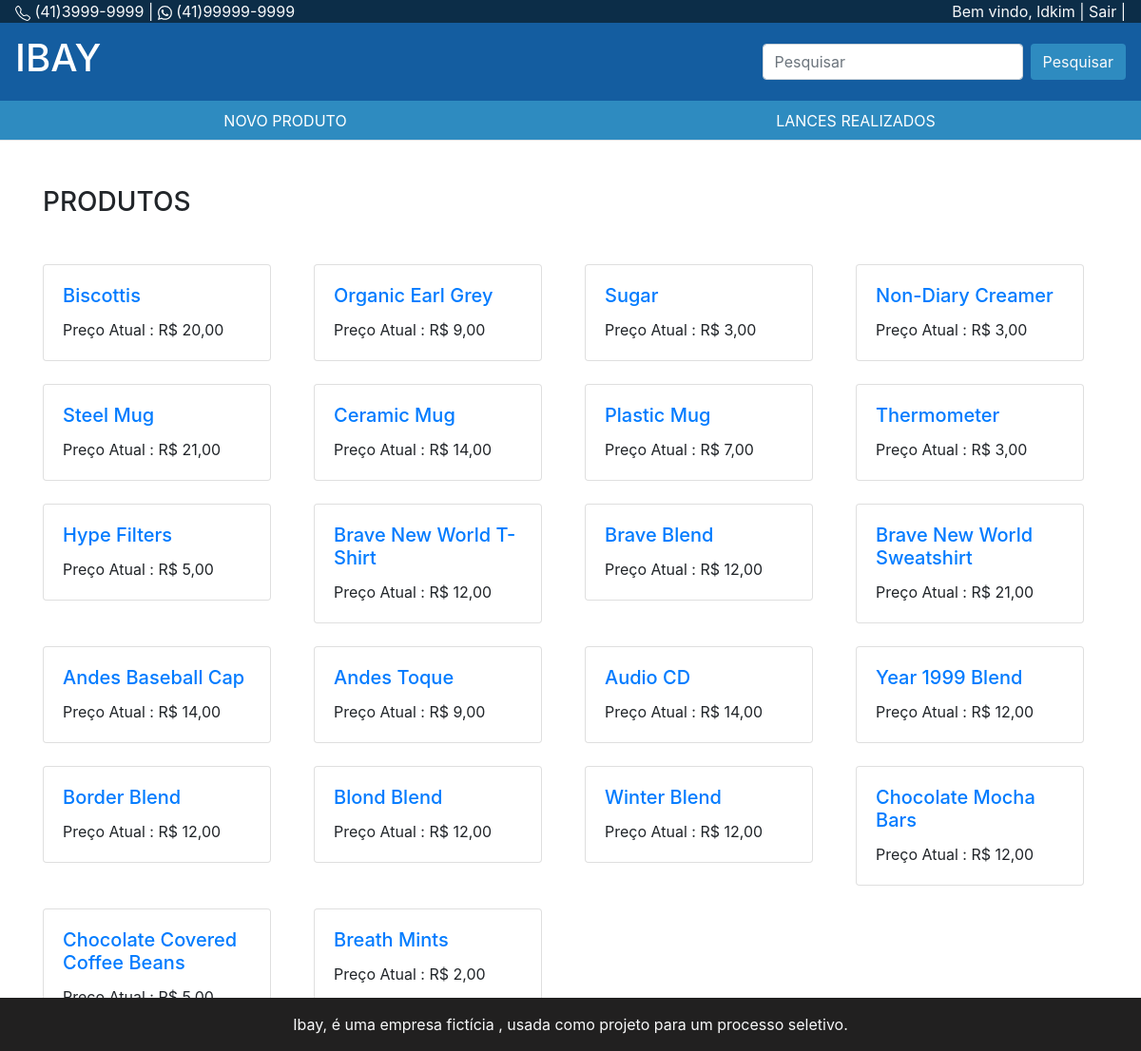
The app's page /public/pages/listagem.php (signed in) with its own data.
### tables this page shows
CREATE TABLE `clientes` (
  `clienteID` int(8) NOT NULL AUTO_INCREMENT,
  `nomecompleto` varchar(50) DEFAULT NULL,
  `endereco` varchar(50) DEFAULT NULL,
  `complemento` varchar(30) DEFAULT NULL,
  `numero` varchar(15) DEFAULT NULL,
  `cidade` varchar(50) DEFAULT NULL,
  `estadoID` tinyint(3) DEFAULT NULL,
  `cep` varchar(10) DEFAULT NULL,
  `ddd` varchar(3) DEFAULT NULL,
  `telefone` varchar(10) DEFAULT NULL,
  `email` varchar(50) DEFAULT NULL,
  `usuario` varchar(10) DEFAULT NULL,
  `senha` varchar(10) DEFAULT NULL,
  `nivel` varchar(10) DEFAULT NULL,
  PRIMARY KEY (`clienteID`)
);

CREATE TABLE `produtos` (
  `produtoID` int(11) NOT NULL AUTO_INCREMENT,
  `nomeproduto` varchar(50) DEFAULT NULL,
  `descricao` longtext,
  `codigobarra` varchar(15) DEFAULT NULL,
  `tempoentrega` tinyint(3) DEFAULT NULL,
  `precorevenda` decimal(10,2) DEFAULT NULL,
  `precounitario` decimal(10,2) DEFAULT NULL,
  `estoque` mediumint(4) DEFAULT NULL,
  `imagemgrande` varchar(100) DEFAULT NULL,
  `imagempequena` varchar(100) DEFAULT NULL,
  `descontinuado` tinyint(1) DEFAULT '0',
  `fornecedorID` tinyint(3) DEFAULT NULL,
  `categoriaID` tinyint(3) DEFAULT NULL,
  PRIMARY KEY (`produtoID`)
);

### public/_incluir/funcoes.php (called while the page is built)
<?php
    function real_format($valor) {
        $valor  = number_format($valor,2,",",".");
        return "R$ " . $valor;
    }
?>

### public/pages/listagem.php (the view, shortened to what this page needs)
<?php require_once("../../conexao/conexao.php"); ?>
<?php
    $produtos = "SELECT produtoID, nomeproduto, precounitario ";
    $produtos .= "FROM produtos ";
    $resultado = mysqli_query($conecta, $produtos);
?>
<!doctype html>
<html>
    <head>
        <link rel="stylesheet" href="https://stackpath.bootstrapcdn.com/bootstrap/4.1.3/css/bootstrap.min.css">
        <link href="../style/css_main_page.css" rel="stylesheet">
    </head>
    <body>
        <?php include_once("../_incluir/topo.php"); ?>
        <?php include_once("../_incluir/funcoes.php"); ?>
        <main>
            <div class="container mt-5">
                <h3 class="mb-5">PRODUTOS</h3>
                <div class="row">
                    <?php
                        while($linha = mysqli_fetch_assoc($resultado)) {
                    ?>
                    <div class="col-sm-3 mb-4">
                        <div class="card" style="width: 15rem;">
                            <div class="card-body">
                                <a href="detalhe.php?codigo=<?php echo $linha['produtoID'] ?>">
                                    <h5 class="card-title"><?php echo utf8_encode ($linha["nomeproduto"]) ?></h5>
                                </a>
                                <p class="card-text">Preço Atual : <?php echo real_format($linha["precounitario"]) ?></p>
                            </div>
                        </div>
                    </div>
                <?php
                }
                ?>
            </div>
        </main>
        <?php include_once("../_incluir/rodape.php"); ?>
    </body>
</html>

### public/_incluir/topo.php (shortened to what this page needs)
<header>
    <ul class="nav bg-black">
        <div class="text-light ml-3">
            (41)3999-9999 |
            (41)99999-9999
        </div>
        <?php
                if ( isset($_SESSION["user_portal"])  ) {
                    $user = $_SESSION["user_portal"];
                    $saudacao = "SELECT usuario, clienteID ";
                    $saudacao .= "FROM clientes ";
                    $saudacao .= "WHERE clienteID = {$user} ";
                    $saudacao_login = mysqli_query($conecta,$saudacao);
                    $saudacao_login = mysqli_fetch_assoc($saudacao_login);
                    $nome = $saudacao_login["usuario"];
        ?>
            <div class="mr-3 text-light position-right">
                Bem vindo, <?php echo $nome ?> |
                <a class="text-light" href="sair.php">Sair</a> |
            </div>
        <?php
            }
        ?>
    </ul>
        <nav class="navbar navbar-dark bg-dark-pink">
            <a class="navbar-brand" href="listagem.php">
                <h1>IBAY</h1>
            </a>
            <form action="listalances.php" method="get" class="form-inline">
                <input class="form-control mr-sm-2" type="text" name="nomecliente" placeholder="Pesquisar" aria-label="Pesquisar">
                <button class="btn bg-pink text-light my-2 my-sm-0" name="pesquisa" type="submit">Pesquisar</button>
            </form>
        </nav>
    <ul class="nav nav-tabs justify-content-center nav-justified bg-pink text-light">
        <li class="nav-item">
            <a class="nav-link text-white" href="incluir.php">NOVO PRODUTO</a>
        </li>
        <li class="nav-item">
            <a class="nav-link text-white" href="listalances.php">LANCES REALIZADOS</a>
        </li>
    </ul>
</header>

### public/style/css_main_page.css (style rules this page uses)
.bg-pink { background-color: #2E8BC0; }
.bg-black { background-color: #0C2D48; }
.bg-dark-pink { background-color: #145DA0; }
.position-right { position: absolute; right: 0px ; }

### records on screen
clientes: usuario "ldkim"
produtos: nomeproduto "Biscottis", precounitario "R$ 20,00"
produtos: nomeproduto "Organic Earl Grey", precounitario "R$ 9,00"
produtos: nomeproduto "Sugar", precounitario "R$ 3,00"
produtos: nomeproduto "Non-Diary Creamer", precounitario "R$ 3,00"
produtos: nomeproduto "Steel Mug", precounitario "R$ 21,00"
produtos: nomeproduto "Ceramic Mug", precounitario "R$ 14,00"
produtos: nomeproduto "Plastic Mug", precounitario "R$ 7,00"
produtos: nomeproduto "Thermometer", precounitario "R$ 3,00"
produtos: nomeproduto "Hype Filters", precounitario "R$ 5,00"
produtos: nomeproduto "Brave New World T-Shirt", precounitario "R$ 12,00"
produtos: nomeproduto "Brave Blend", precounitario "R$ 12,00"
produtos: nomeproduto "Brave New World Sweatshirt", precounitario "R$ 21,00"
produtos: nomeproduto "Andes Baseball Cap", precounitario "R$ 14,00"
produtos: nomeproduto "Andes Toque", precounitario "R$ 9,00"
produtos: nomeproduto "Audio CD", precounitario "R$ 14,00"
produtos: nomeproduto "Year 1999 Blend", precounitario "R$ 12,00"
produtos: nomeproduto "Border Blend", precounitario "R$ 12,00"
produtos: nomeproduto "Blond Blend", precounitario "R$ 12,00"
produtos: nomeproduto "Winter Blend", precounitario "R$ 12,00"
produtos: nomeproduto "Chocolate Mocha Bars", precounitario "R$ 12,00"
produtos: nomeproduto "Chocolate Covered Coffee Beans", precounitario "R$ 5,00"
produtos: nomeproduto "Breath Mints", precounitario "R$ 2,00"
